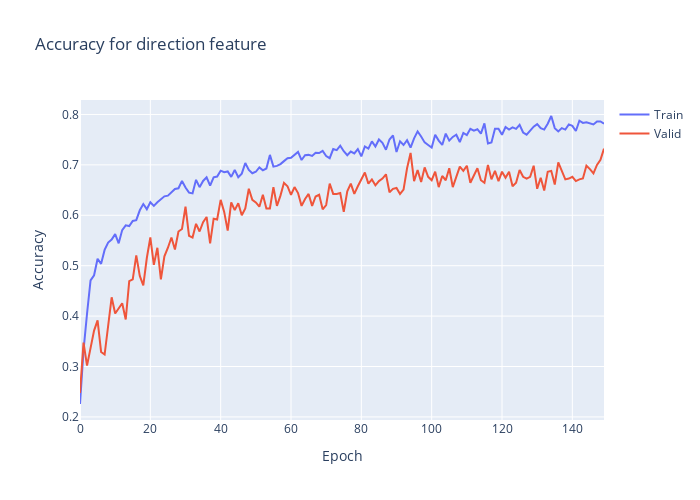

Write notebook code for a chart like this one.
### Code cell
plt.clf()
fig = go.Figure()
fig.add_trace(go.Scatter(
                    y=history.history['direction_output_accuracy'],
                    name='Train'))
fig.add_trace(go.Scatter(
                    y=history.history['val_direction_output_accuracy'],
                    name='Valid'))
fig.update_layout(height=500, 
                  width=700,
                  title='Accuracy for direction feature',
                  xaxis_title='Epoch',
                  yaxis_title='Accuracy')
fig.show()

### Figure 1 — Plotly figure (JSON) as saved in the notebook; plotly's stock layout.template omitted (floating-point values rounded to 4 significant figures; data arrays with more than 128 entries replaced by an {"elided": "..."} marker saying what was removed)
{"data": [{"name": "Train", "type": "scatter", "y": {"elided": "150 float values"}}, {"name": "Valid", "type": "scatter", "y": {"elided": "150 float values"}}], "layout": {"height": 500, "title": {"text": "Accuracy for direction feature"}, "width": 700, "xaxis": {"title": {"text": "Epoch"}}, "yaxis": {"title": {"text": "Accuracy"}}}}
